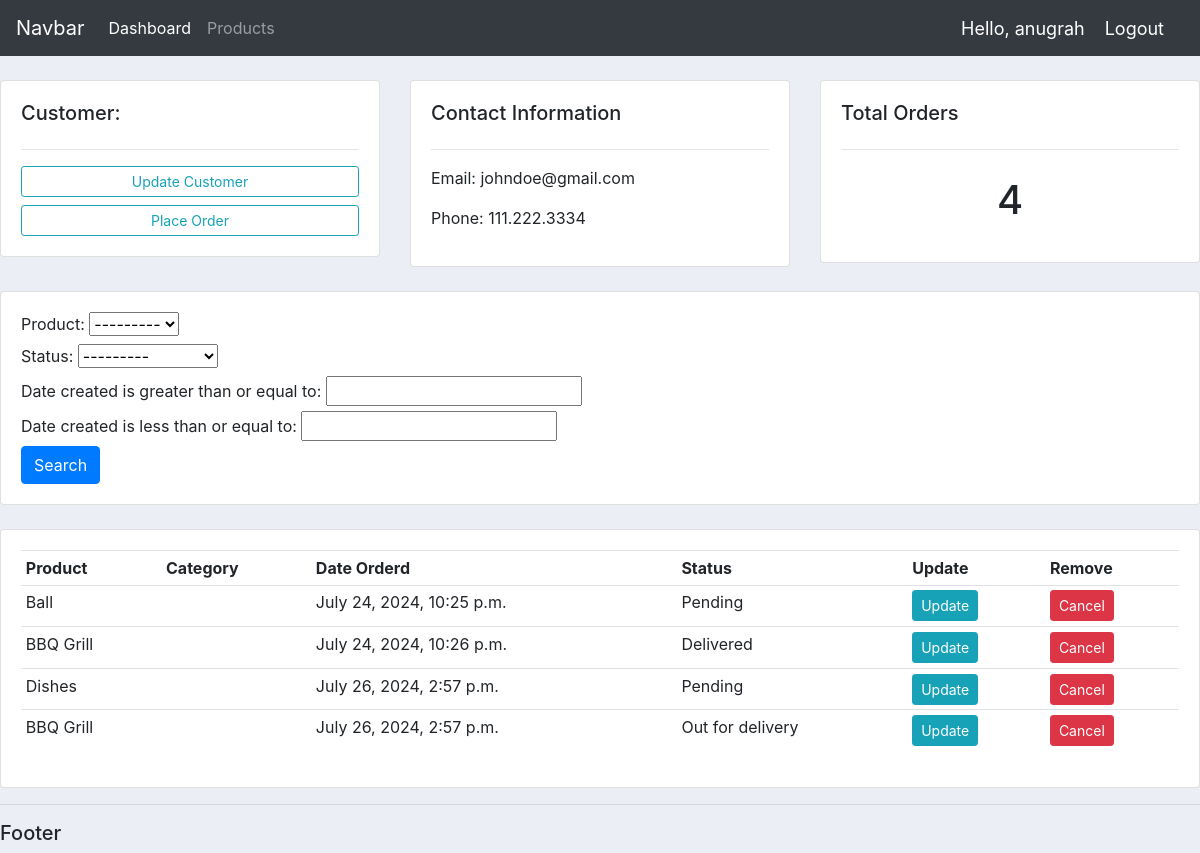
The page /customer/2/ (signed in) on the database its author committed.
### accounts/models.py (models this page shows, shortened)
class Customer(models.Model):
    name = models.CharField(max_length=200, null=True)
    phone = models.CharField(max_length=200, null=True)
    email = models.CharField(max_length=200, null=True)
    date_created = models.DateTimeField(auto_now_add=True, null=True, blank=True)

class Order(models.Model):
    STATUS = (
        ('Pending', 'Pending'),
        ('Out for delivery', 'Out for delivery'),
        ('Delivered', 'Delivered'),
    )
    customer = models.ForeignKey(Customer, on_delete=models.SET_NULL, null=True)
    product = models.ForeignKey(Product, on_delete=models.SET_NULL, null=True)
    date_created = models.DateTimeField(auto_now_add=True, null=True, blank=True)
    status = models.CharField(max_length=200, null=True, choices=STATUS)

class Product(models.Model):
    CATEGORY = (
        ('Indoor', 'Indoor'),
        ('Outdoor', 'Outdoor'),
    )
    name = models.CharField(max_length=200, null=True)
    price = models.FloatField(null=True)
    category = models.CharField(max_length=200, null=True, choices=CATEGORY)
    description = models.TextField()
    date_created = models.DateTimeField(auto_now_add=True, null=True, blank=True)
    tags = models.ManyToManyField(Tag)
    def __str__(self):
        return self.name

### accounts/views.py (the view)
# urls.py: path('customer/<str:pk_test>/', views.customer, name="customer"),
@login_required(login_url='login')
def customer (request, pk_test):
    customer = Customer.objects.get(id=pk_test)
    orders = customer.order_set.all()
    order_count = orders.count()
    myFilter = OrderFilter(request.GET, queryset=orders)
    orders = myFilter.qs
    context = {'customer':customer, 'orders':orders, 'order_count':order_count, 'myFilter':myFilter}
    return render(request, 'accounts/customer.html', context)

### accounts/templates/accounts/customer.html
{% extends 'accounts/main.html' %}
{% block content %}
<br>
<div class="row">
	<div class="col-md">
		<div class="card card-body">
			<h5>Customer: </h5>
			<hr>
			<a class="btn btn-outline-info  btn-sm btn-block" href="">Update Customer</a>
			<a class="btn btn-outline-info  btn-sm btn-block" href="{% url 'create_order' customer.id %}">Place Order</a>
		</div>
	</div>
	<div class="col-md">
		<div class="card card-body">
			<h5>Contact Information</h5>
			<hr>
			<p>Email: {{customer.email}} </p>
			<p>Phone: {{customer.phone}} </p>
		</div>
	</div>
	<div class="col-md">
		<div class="card card-body">
			<h5>Total Orders</h5>
			<hr>
			<h1 style="text-align: center;padding: 10px">{{order_count }}</h1>
		</div>
	</div>
</div>
<br>
<div class="row">
	<div class="col">
		<div class="card card-body">
			<form method="get">
				{{myFilter.form}}
		    <button class="btn btn-primary" type="submit">Search</button>
		  </form>
		</div>
	</div>
</div>
<br>
<div class="row">
	<div class="col-md">
		<div class="card card-body">
			<table class="table table-sm">
				<tr>
					<th>Product</th>
					<th>Category</th>
					<th>Date Orderd</th>
					<th>Status</th>
					<th>Update</th>
					<th>Remove</th>
				</tr>
				{% for order in orders %}
					<tr>
						<td>{{order.product}}</td>
						<td>{{order.category}}</td>
						<td>{{order.date_created}}</td>
						<td>{{order.status}}</td>
						<td><a class="btn btn-sm btn-info" href="{% url 'update_order' order.id %}">Update</a></td>
						<td><a class="btn btn-sm btn-danger" href="{% url 'delete_order' order.id %}">Cancel</a></td>
					</tr>
				{% endfor %}
			</table>
		</div>
	</div>
</div>
{% endblock %}

### accounts/templates/accounts/navbar.html (shortened to what this page needs)
<nav class="navbar navbar-expand-lg navbar-dark bg-dark">
    <a class="navbar-brand" href="#">Navbar</a>
    <div class="collapse navbar-collapse" id="navbarNav">
      <ul class="navbar-nav">
        <li class="nav-item active">
          <a class="nav-link" href="{% url 'home' %}">Dashboard</a>
        </li>
        <li class="nav-item">
          <a class="nav-link" href="{% url 'products' %}">Products</a>
        </li>
      </ul>
    </div>
    <span class="hello-msg">Hello, {{request.user}}</span>
    <span><a class="hello-msg" href="{% url 'logout' %}">Logout</a></span>
  </nav>

### static/css/main.css (style rules this page uses)
body { background-color: #ebeff5; }

### accounts/templates/accounts/navbar.html (style rules this page uses)
.hello-msg { font-size: 18px; color: #fff; margin-right: 20px; }

### rows shown on the page
Customer: email "johndoe@gmail.com", phone "111.222.3334"
Order: product "Ball", date_created "July 24, 2024, 10:25 p.m.", status "Pending"
Order: product "BBQ Grill", date_created "July 24, 2024, 10:26 p.m.", status "Delivered"
Order: product "Dishes", date_created "July 26, 2024, 2:57 p.m.", status "Pending"
Order: product "BBQ Grill", date_created "July 26, 2024, 2:57 p.m.", status "Out for delivery"

### other values the page prints
{{ request.user }} "anugrah"
{{ order_count }} "4"
